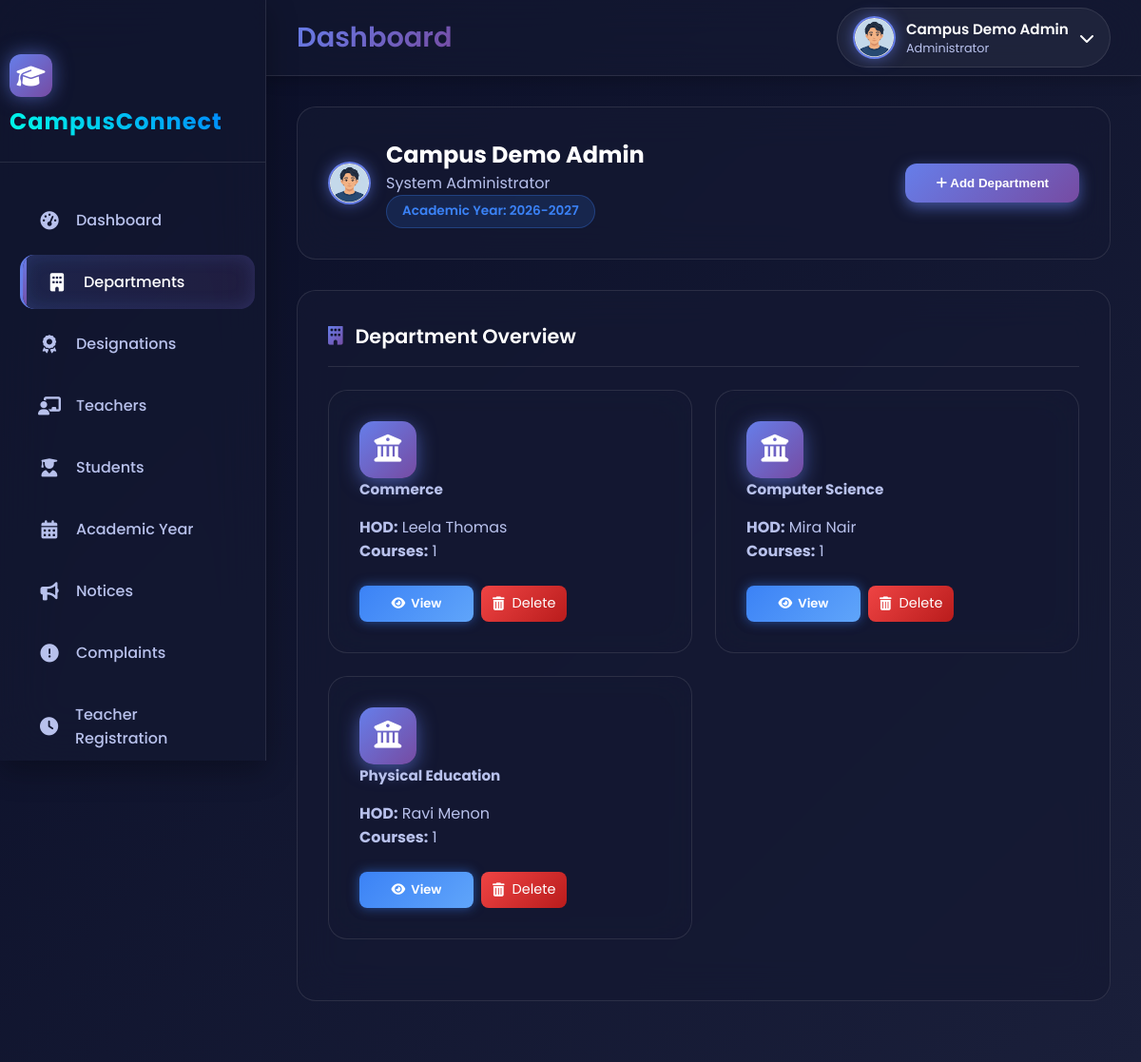
Page /Admin/DepartmentList.php (signed in) on the committed database.
### tables this page shows
CREATE TABLE `tbl_academicyear` (
  `acyear_id` int(10) NOT NULL,
  `acyear_name` varchar(15) NOT NULL,
  `sem_type` enum('odd','even') NOT NULL DEFAULT 'odd',
  `is_current` tinyint(1) NOT NULL DEFAULT 0
);

CREATE TABLE `tbl_department` (
  `department_id` int(10) NOT NULL,
  `department_name` varchar(25) NOT NULL,
  `hod_teacher_id` int(11) DEFAULT NULL,
  `department_code` varchar(10) DEFAULT NULL
);

CREATE TABLE `tbl_teacher` (
  `teacher_id` int(11) NOT NULL,
  `department_id` int(11) NOT NULL,
  `designation_id` int(11) NOT NULL,
  `teacher_name` varchar(100) NOT NULL,
  `teacher_gender` enum('Male','Female','Other') NOT NULL,
  `teacher_address` text NOT NULL,
  `teacher_contact` varchar(15) NOT NULL,
  `teacher_email` varchar(100) NOT NULL,
  `teacher_password` varchar(255) NOT NULL,
  `teacher_photo` varchar(255) DEFAULT NULL
);

### Admin/DepartmentList.php (the view, shortened to what this page needs)
<?php
include("../Includes/AdminHeader.php");
$admin_id = $_SESSION['admin_id'];
$adminQry = "SELECT admin_name, admin_photo FROM tbl_admin WHERE admin_id = $admin_id";
$adminRes = $con->query($adminQry);
$adminData = $adminRes->fetch_assoc();
$admin_name = $adminData['admin_name'];
$admin_photo = $adminData['admin_photo'] ?? 'default.png';
$curYearRes = $con->query("SELECT * FROM tbl_academicyear WHERE is_current=1 LIMIT 1");
$curYear = $curYearRes->num_rows > 0 ? $curYearRes->fetch_assoc() : null;
$curYearName = $curYear['acyear_name'] ?? 'Not Set';
$depRes = $con->query("SELECT * FROM tbl_department ORDER BY department_name ASC");
?>
<div class="main-content">
    <div class="glass-card d-flex align-center justify-between">
        <div class="d-flex align-center gap-2">
            <div class="user-avatar">
                <img src="../Assets/Files/Admin/<?php echo htmlspecialchars($admin_photo); ?>" alt="Admin">
            </div>
            <div>
                <h2><?php echo htmlspecialchars($admin_name); ?></h2>
                <p style="color: var(--text-secondary);">System Administrator</p>
                <span class="badge badge-info">Academic Year: <?php echo htmlspecialchars($curYearName); ?></span>
            </div>
        </div>
        <button class="btn-primary" id="openModalBtn"><i class="fas fa-plus"></i> Add Department</button>
    </div>
    <div class="glass-card">
        <div class="card-header">
            <h3 class="card-title"><i class="fas fa-building"></i> Department Overview</h3>
        </div>
        <?php if ($depRes->num_rows > 0): ?>
        <div class="dashboard-cards">
            <?php while ($row = $depRes->fetch_assoc()):
                $dept_id = $row['department_id'];
                $hod_name = 'Not Assigned';
                if (!empty($row['hod_teacher_id'])) {
                    $hodQry = "SELECT teacher_name FROM tbl_teacher WHERE teacher_id = " . intval($row['hod_teacher_id']);
                    $hodRes = $con->query($hodQry);
                    if ($hodRes->num_rows > 0) {
                        $hodData = $hodRes->fetch_assoc();
                        $hod_name = $hodData['teacher_name'];
                    }
                }
                $courseCountQry = "SELECT COUNT(*) AS count FROM tbl_course WHERE department_id = $dept_id";
                $courseCountRes = $con->query($courseCountQry);
                $courseCount = $courseCountRes->fetch_assoc()['count'];
            ?>
            <div class="stat-card">
                <div class="stat-card-icon"><i class="fas fa-university"></i></div>
                <div class="stat-card-label"><strong><?php echo htmlspecialchars($row['department_name']); ?></strong></div>
                <p class="mt-2" style="color: var(--text-secondary);">
                    <strong>HOD:</strong> <?php echo htmlspecialchars($hod_name); ?><br>
                    <strong>Courses:</strong> <?php echo $courseCount; ?>
                </p>
                <div class="mt-3 d-flex gap-1">
                    <a href="CourseList.php?department_id=<?php echo $dept_id; ?>" class="btn-glow-blue"><i class="fas fa-eye"></i> View</a>
                    <a href="DepartmentList.php?confirm_del=<?php echo $dept_id; ?>" class="action-btn delete" onclick="return confirm('Delete this department and its courses?');">
                        <i class="fas fa-trash-alt"></i> Delete
                    </a>
                </div>
            </div>
            <?php endwhile; ?>
        </div>
        <?php endif; ?>
    </div>
</div>
</body>
</html>

### Includes/AdminHeader.php (shortened to what this page needs)
<?php
$user_name  = 'Administrator';
$user_role  = 'Administrator';
$photo_path = "../Assets/Files/Admin/default.png";
if(isset($_SESSION['admin_id'])) {
    $uid = $_SESSION['admin_id'];
    $qry = "SELECT admin_name AS name, admin_photo AS photo
            FROM tbl_admin WHERE admin_id='$uid'";
    $res = $con->query($qry);
    if($res && $row = $res->fetch_assoc()) {
        $user_name = $row['name'];
        $photo     = $row['photo'] ?: 'default.png';
        $photo_path = "../Assets/Files/Admin/" . $photo;
    }
}
?>
<!DOCTYPE html>
<html lang="en">
<head>
<link rel="stylesheet" href="https://cdnjs.cloudflare.com/ajax/libs/font-awesome/6.4.0/css/all.min.css">
<link rel="stylesheet" href="../Assets/CSS/universal.css">
</head>
<body>
<div class="animated-gradient-bg"></div>
<div id="particles-background"></div>
<header class="main-header">
    <div class="header-left">
        <div class="header-title">
            <h1><?php echo $page_title ?? 'Dashboard'; ?></h1>
        </div>
    </div>
    <div class="header-right">
        <div class="user-profile" id="profileTrigger">
            <img src="<?php echo htmlspecialchars($photo_path); ?>" alt="User" class="user-avatar">
            <div class="user-info">
                <h4><?php echo htmlspecialchars($user_name); ?></h4>
                <p><?php echo htmlspecialchars($user_role); ?></p>
            </div>
            <i class="fas fa-chevron-down"></i>
        </div>
    </div>
</header>
</body>
</html>

### Includes/AdminHeader.php (style rules this page uses)
.user-profile { display: flex; align-items: center; gap: 0.7rem; cursor: pointer; }
.user-avatar { width: 45px; height: 45px; border-radius: 50%; object-fit: cover; border: 2px solid var(--gradient-1); }
.user-info h4 { margin: 0; color: var(--text-primary); font-size: 0.95rem; }
.user-info p { margin: 0; font-size: 0.8rem; color: var(--text-secondary); }

### Admin/DepartmentList.php (style rules this page uses)
.btn-glow-blue, .action-btn.view { background: linear-gradient(135deg, #3b82f6, #60a5fa) !important; color: #ffffff !important; padding: 0.45rem 1rem !important; border-radius: 8px !important; font-weight: 600 !important; font-size: 0.82rem !important; display: inline-flex !important; align-items: center !important; justify-content: center !important; gap: 6px !important; min-width: 120px; height: 38px; border: none !important; cursor: pointer; transition: all 0.25s ease; box-shadow: 0 0 12px rgba(59,130,246,0.55) !important; }

### rows in the picture
tbl_academicyear: acyear_name "2026-2027"
tbl_department: department_name "Commerce", tbl_teacher.teacher_name "Leela Thomas", courseCount "1"
tbl_department: department_name "Computer Science", tbl_teacher.teacher_name "Mira Nair", courseCount "1"
tbl_department: department_name "Physical Education", tbl_teacher.teacher_name "Ravi Menon", courseCount "1"

### other values in the picture
$page_title "Dashboard"
$user_name "Campus Demo Admin"
$user_role "Administrator"
$item['label'] "Dashboard"
$item['label'] "Departments"
$item['label'] "Designations"
$item['label'] "Teachers"
$item['label'] "Students"
$item['label'] "Academic Year"
$item['label'] "Notices"
$item['label'] "Complaints"
$item['label'] "Teacher Registration"
$admin_name "Campus Demo Admin"
